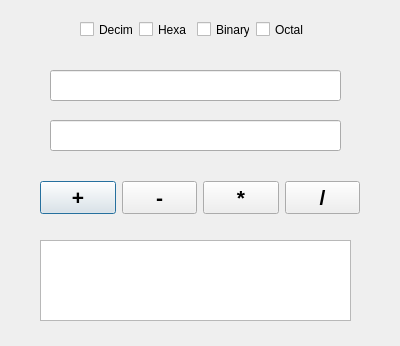
<?xml version="1.0" encoding="UTF-8"?>
<ui version="4.0">
 <class>calculator</class>
 <widget class="QDialog" name="calculator">
  <property name="geometry">
   <rect>
    <x>0</x>
    <y>0</y>
    <width>400</width>
    <height>346</height>
   </rect>
  </property>
  <property name="windowTitle">
   <string>Dialog</string>
  </property>
  <widget class="QLineEdit" name="lineEdit">
   <property name="geometry">
    <rect>
     <x>50</x>
     <y>70</y>
     <width>291</width>
     <height>31</height>
    </rect>
   </property>
  </widget>
  <widget class="QLineEdit" name="lineEdit_2">
   <property name="geometry">
    <rect>
     <x>50</x>
     <y>120</y>
     <width>291</width>
     <height>31</height>
    </rect>
   </property>
  </widget>
  <widget class="QTextBrowser" name="textBrowser">
   <property name="geometry">
    <rect>
     <x>40</x>
     <y>240</y>
     <width>311</width>
     <height>81</height>
    </rect>
   </property>
   <property name="font">
    <font>
     <pointsize>11</pointsize>
    </font>
   </property>
  </widget>
  <widget class="QWidget" name="">
   <property name="geometry">
    <rect>
     <x>80</x>
     <y>20</y>
     <width>228</width>
     <height>19</height>
    </rect>
   </property>
   <layout class="QHBoxLayout" name="horizontalLayout">
    <item>
     <widget class="QCheckBox" name="checkBox">
      <property name="text">
       <string>Decimal</string>
      </property>
     </widget>
    </item>
    <item>
     <widget class="QCheckBox" name="checkBox_3">
      <property name="text">
       <string>Hexa</string>
      </property>
     </widget>
    </item>
    <item>
     <widget class="QCheckBox" name="checkBox_2">
      <property name="text">
       <string>Binary</string>
      </property>
     </widget>
    </item>
    <item>
     <widget class="QCheckBox" name="checkBox_4">
      <property name="text">
       <string>Octal</string>
      </property>
     </widget>
    </item>
   </layout>
  </widget>
  <widget class="QWidget" name="">
   <property name="geometry">
    <rect>
     <x>40</x>
     <y>180</y>
     <width>320</width>
     <height>35</height>
    </rect>
   </property>
   <layout class="QHBoxLayout" name="horizontalLayout_2">
    <item>
     <widget class="QPushButton" name="pushButton">
      <property name="font">
       <font>
        <pointsize>16</pointsize>
        <weight>75</weight>
        <bold>true</bold>
       </font>
      </property>
      <property name="text">
       <string>+</string>
      </property>
     </widget>
    </item>
    <item>
     <widget class="QPushButton" name="pushButton_3">
      <property name="font">
       <font>
        <pointsize>16</pointsize>
        <weight>75</weight>
        <bold>true</bold>
       </font>
      </property>
      <property name="text">
       <string>-</string>
      </property>
     </widget>
    </item>
    <item>
     <widget class="QPushButton" name="pushButton_2">
      <property name="font">
       <font>
        <pointsize>16</pointsize>
        <weight>75</weight>
        <bold>true</bold>
       </font>
      </property>
      <property name="text">
       <string>*</string>
      </property>
     </widget>
    </item>
    <item>
     <widget class="QPushButton" name="pushButton_4">
      <property name="font">
       <font>
        <pointsize>16</pointsize>
        <weight>75</weight>
        <bold>true</bold>
       </font>
      </property>
      <property name="text">
       <string>/</string>
      </property>
     </widget>
    </item>
   </layout>
  </widget>
 </widget>
 <resources/>
 <connections/>
</ui>
